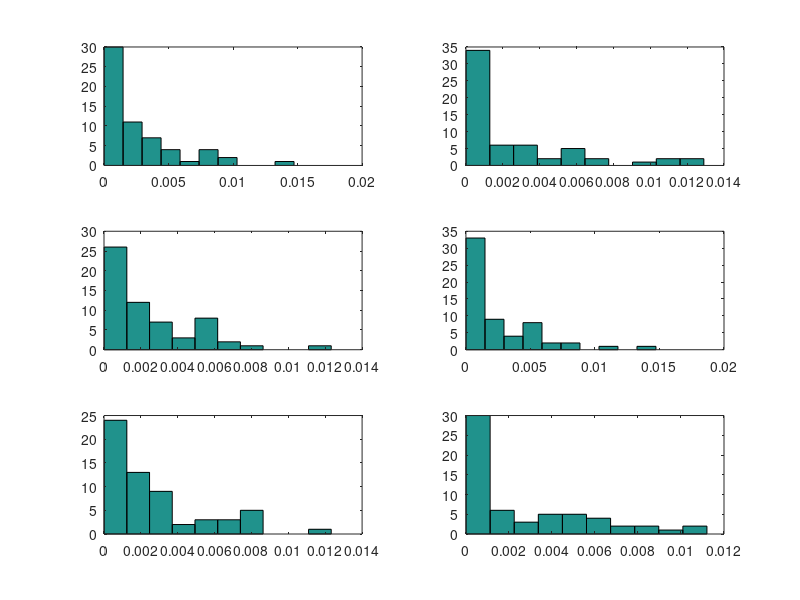
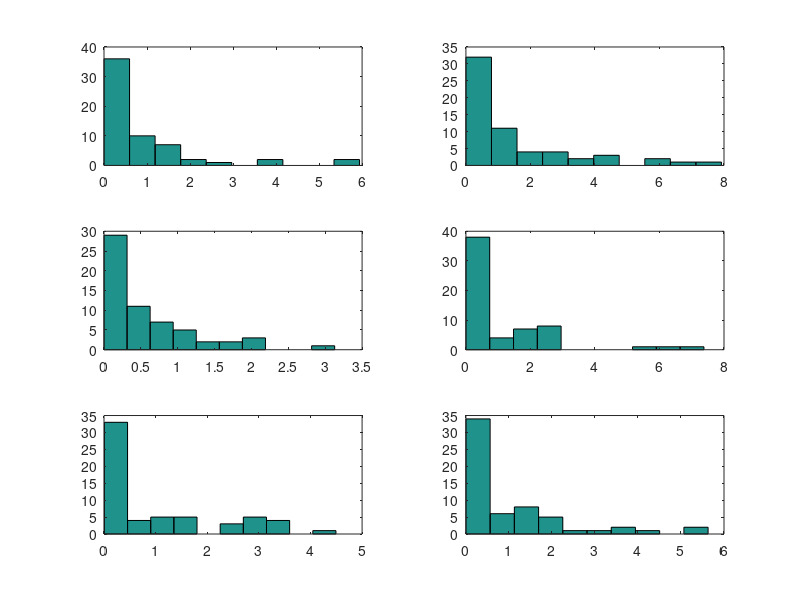
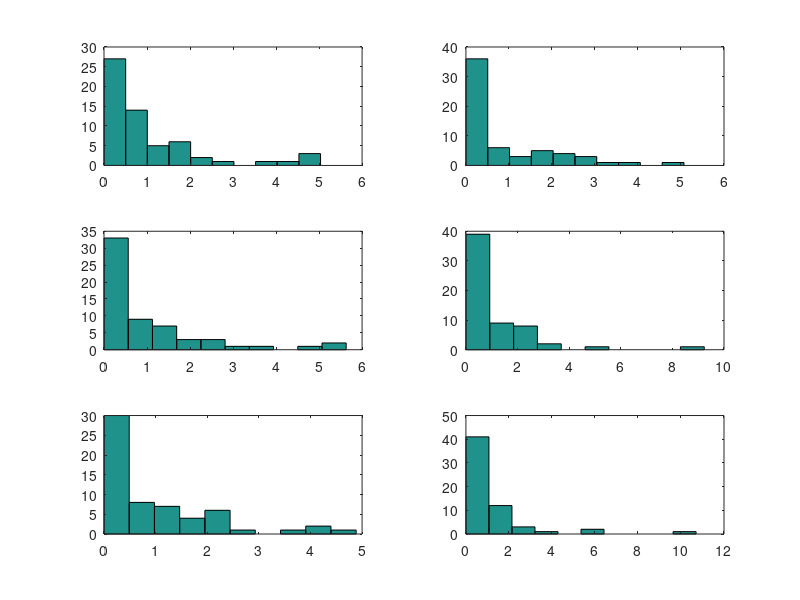

Reproduce these figures in MATLAB, in order.
close all
clear all
format long
a=load('ex1_data_lcg.txt');
a2=a(:,2:end);
a3=((a2-(10^6)/60).^2) /((10^6)/60);


lcgResults=[];
figure
for i=1:6
subplot(3,2,i)
hist(a3(:,i),10)

disp(sum(a3(:,i)))
lcgResults=[lcgResults; sum(a3(:,i))];
end
lcgResults
disp('mean');
mean(lcgResults)


%%
a=load('ex1_data_pm.txt');
a2=a(:,2:end);
a3=((a2-(10^6)/60).^2) /((10^6)/60);


pmResults=[];
figure
for i=1:6
subplot(3,2,i)
hist(a3(:,i),10)

disp(sum(a3(:,i)))
pmResults=[pmResults; sum(a3(:,i))];
end

pmResults
disp('mean');
mean(pmResults)


%% mt
a=load('ex1_data_mt.txt');
a2=a(:,2:end);
a3=((a2-(10^6)/60).^2) /((10^6)/60);


mtResults=[];
figure

for i=1:6
subplot(3,2,i)
hist(a3(:,i),10)

disp(sum(a3(:,i)))
mtResults=[mtResults; sum(a3(:,i))];
end

mtResults
disp('mean');
mean(mtResults)


% 
% ex1
%    0.159800000000000
% 
%    0.151520000000000
% 
%    0.144320000000000
% 
%    0.144920000000000
% 
%    0.156440000000000
% 
%    0.158000000000000
% 
% 
% lcgResults =
% 
%    0.159800000000000
%    0.151520000000000
%    0.144320000000000
%    0.144920000000000
%    0.156440000000000
%    0.158000000000000
% 
% mean
% 
% ans =
% 
%    0.152500000000000
% 
%   55.949600000000011
% 
%   82.628839999999983
% 
%   33.357439999999990
% 
%   62.761160000000018
% 
%   61.468280000000007
% 
%   61.429880000000011
% 
% 
% pmResults =
% 
%   55.949600000000011
%   82.628839999999983
%   33.357439999999990
%   62.761160000000018
%   61.468280000000007
%   61.429880000000011
% 
% mean
% 
% ans =
% 
%   59.599200000000003
% 
%   60.297439999999973
% 
%   50.479880000000009
% 
%   60.041239999999981
% 
%   58.500559999999972
% 
%   56.961439999999975
% 
%   63.596599999999981
% 
% 
% mtResults =
% 
%   60.297439999999973
%   50.479880000000009
%   60.041239999999981
%   58.500559999999972
%   56.961439999999975
%   63.596599999999981
% 
% mean
% 
% ans =
% 
%   58.312859999999979


